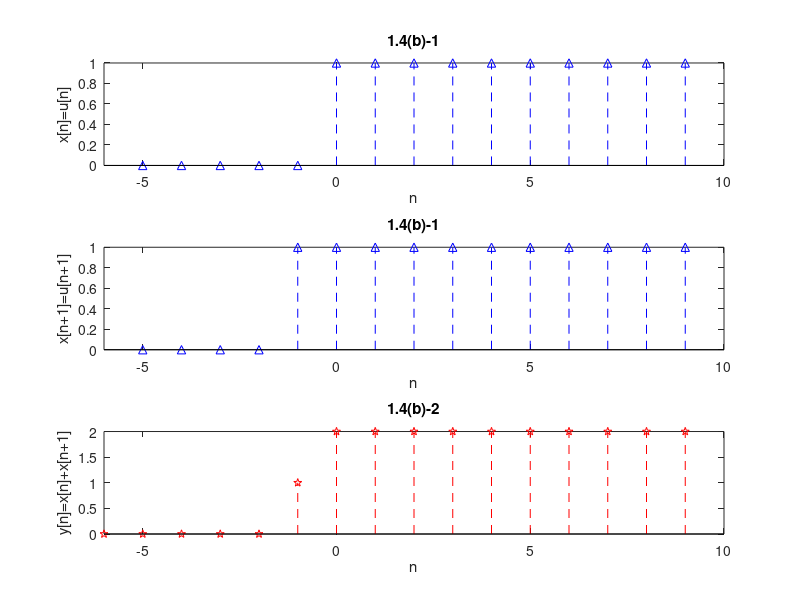

MATLAB code for this plot:
n1=-5:9;
n2=-6:9;
x1=[zeros(1,5),ones(1,10)];
x2=[zeros(1,4),ones(1,11)];

subplot(3,1,1);
stem(n1,x1,'b--^');
xlim([-6 10]);
title('1.4(b)-1');
xlabel('n');
ylabel('x[n]=u[n]');

subplot(3,1,2);
stem(n1,x2,'b--^');
xlim([-6 10]);
title('1.4(b)-1');
xlabel('n');
ylabel('x[n+1]=u[n+1]');

y1=[0 x1+x2];
subplot(3,1,3);
stem(n2,y1,'r--p');
xlim([-6 10]);
title('1.4(b)-2');
xlabel('n');
ylabel('y[n]=x[n]+x[n+1]');

saveas(gcf, "LAB1/P1_4_b_out.png")